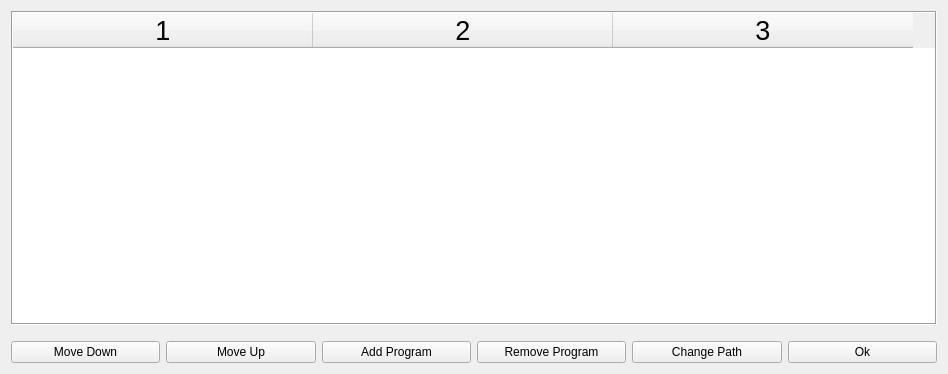
<?xml version="1.0" encoding="UTF-8"?>
<ui version="4.0">
 <class>Appdlg</class>
 <widget class="QDialog" name="Appdlg">
  <property name="geometry">
   <rect>
    <x>0</x>
    <y>0</y>
    <width>948</width>
    <height>374</height>
   </rect>
  </property>
  <property name="sizePolicy">
   <sizepolicy hsizetype="Maximum" vsizetype="MinimumExpanding">
    <horstretch>0</horstretch>
    <verstretch>0</verstretch>
   </sizepolicy>
  </property>
  <property name="windowTitle">
   <string>External Program List</string>
  </property>
  <layout class="QVBoxLayout" name="verticalLayout">
   <item>
    <layout class="QHBoxLayout" name="horizontalLayout">
     <item>
      <widget class="QTableWidget" name="appsTable">
       <property name="sizePolicy">
        <sizepolicy hsizetype="Expanding" vsizetype="Preferred">
         <horstretch>0</horstretch>
         <verstretch>0</verstretch>
        </sizepolicy>
       </property>
       <property name="font">
        <font>
         <pointsize>20</pointsize>
        </font>
       </property>
       <property name="toolTip">
        <string>&lt;html&gt;&lt;head/&gt;&lt;body&gt;&lt;p&gt;Select a row before moving or deleting.  Double click in the name field to edit the app name.&lt;/p&gt;&lt;/body&gt;&lt;/html&gt;</string>
       </property>
       <property name="frameShape">
        <enum>QFrame::Box</enum>
       </property>
       <property name="editTriggers">
        <set>QAbstractItemView::AnyKeyPressed|QAbstractItemView::DoubleClicked|QAbstractItemView::EditKeyPressed|QAbstractItemView::SelectedClicked</set>
       </property>
       <property name="alternatingRowColors">
        <bool>true</bool>
       </property>
       <property name="wordWrap">
        <bool>false</bool>
       </property>
       <property name="columnCount">
        <number>3</number>
       </property>
       <attribute name="horizontalHeaderDefaultSectionSize">
        <number>300</number>
       </attribute>
       <attribute name="verticalHeaderVisible">
        <bool>false</bool>
       </attribute>
       <attribute name="verticalHeaderMinimumSectionSize">
        <number>24</number>
       </attribute>
       <attribute name="verticalHeaderDefaultSectionSize">
        <number>26</number>
       </attribute>
       <column/>
       <column/>
       <column/>
      </widget>
     </item>
    </layout>
   </item>
   <item>
    <spacer name="horizontalSpacer">
     <property name="orientation">
      <enum>Qt::Vertical</enum>
     </property>
     <property name="sizeType">
      <enum>QSizePolicy::Fixed</enum>
     </property>
     <property name="sizeHint" stdset="0">
      <size>
       <width>10</width>
       <height>10</height>
      </size>
     </property>
    </spacer>
   </item>
   <item>
    <layout class="QHBoxLayout" name="horizontalLayout_2">
     <item>
      <widget class="QPushButton" name="moveDown">
       <property name="toolTip">
        <string>Select a row and then click this button to move the row down</string>
       </property>
       <property name="text">
        <string>Move Down</string>
       </property>
       <property name="autoDefault">
        <bool>false</bool>
       </property>
      </widget>
     </item>
     <item>
      <widget class="QPushButton" name="moveUp">
       <property name="toolTip">
        <string>Select a row and then click this button to move the row up</string>
       </property>
       <property name="text">
        <string>Move Up</string>
       </property>
       <property name="autoDefault">
        <bool>false</bool>
       </property>
      </widget>
     </item>
     <item>
      <widget class="QPushButton" name="addBtn">
       <property name="toolTip">
        <string>Add a program to the table (up to 10 programs)</string>
       </property>
       <property name="text">
        <string>Add Program</string>
       </property>
       <property name="autoDefault">
        <bool>false</bool>
       </property>
      </widget>
     </item>
     <item>
      <widget class="QPushButton" name="removeBtn">
       <property name="toolTip">
        <string>Remove the selected program from the table</string>
       </property>
       <property name="text">
        <string>Remove Program</string>
       </property>
       <property name="autoDefault">
        <bool>false</bool>
       </property>
      </widget>
     </item>
     <item>
      <widget class="QPushButton" name="changePathBtn">
       <property name="toolTip">
        <string>Relocate the program using Explorer/Finder.</string>
       </property>
       <property name="text">
        <string>Change Path</string>
       </property>
       <property name="autoDefault">
        <bool>false</bool>
       </property>
      </widget>
     </item>
     <item>
      <widget class="QPushButton" name="okBtn">
       <property name="toolTip">
        <string>Save the changes and exit.  To exit without saving changes press &quot;ESC&quot; or the close button &quot;X&quot;.</string>
       </property>
       <property name="text">
        <string>Ok</string>
       </property>
       <property name="autoDefault">
        <bool>false</bool>
       </property>
      </widget>
     </item>
    </layout>
   </item>
  </layout>
 </widget>
 <resources/>
 <connections/>
</ui>
